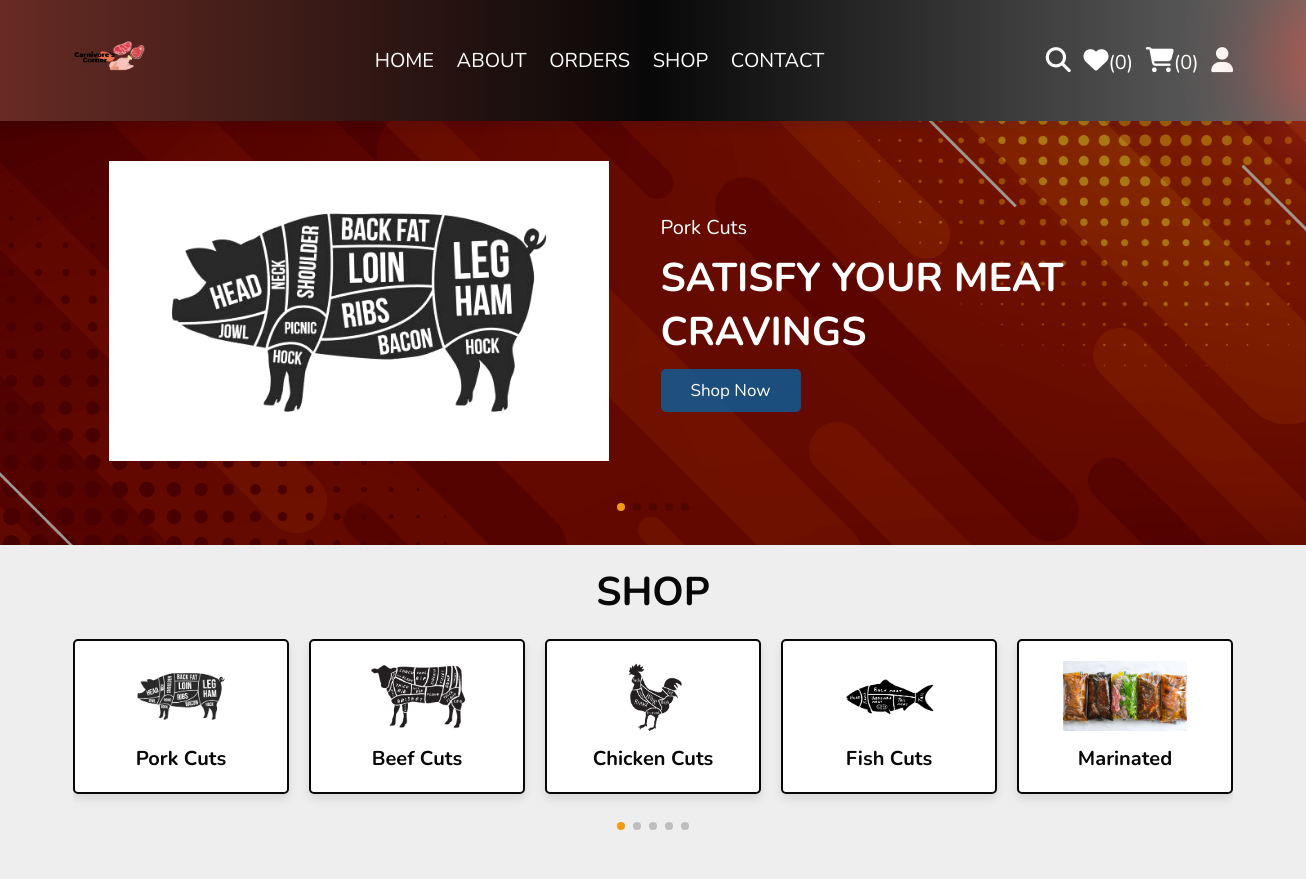
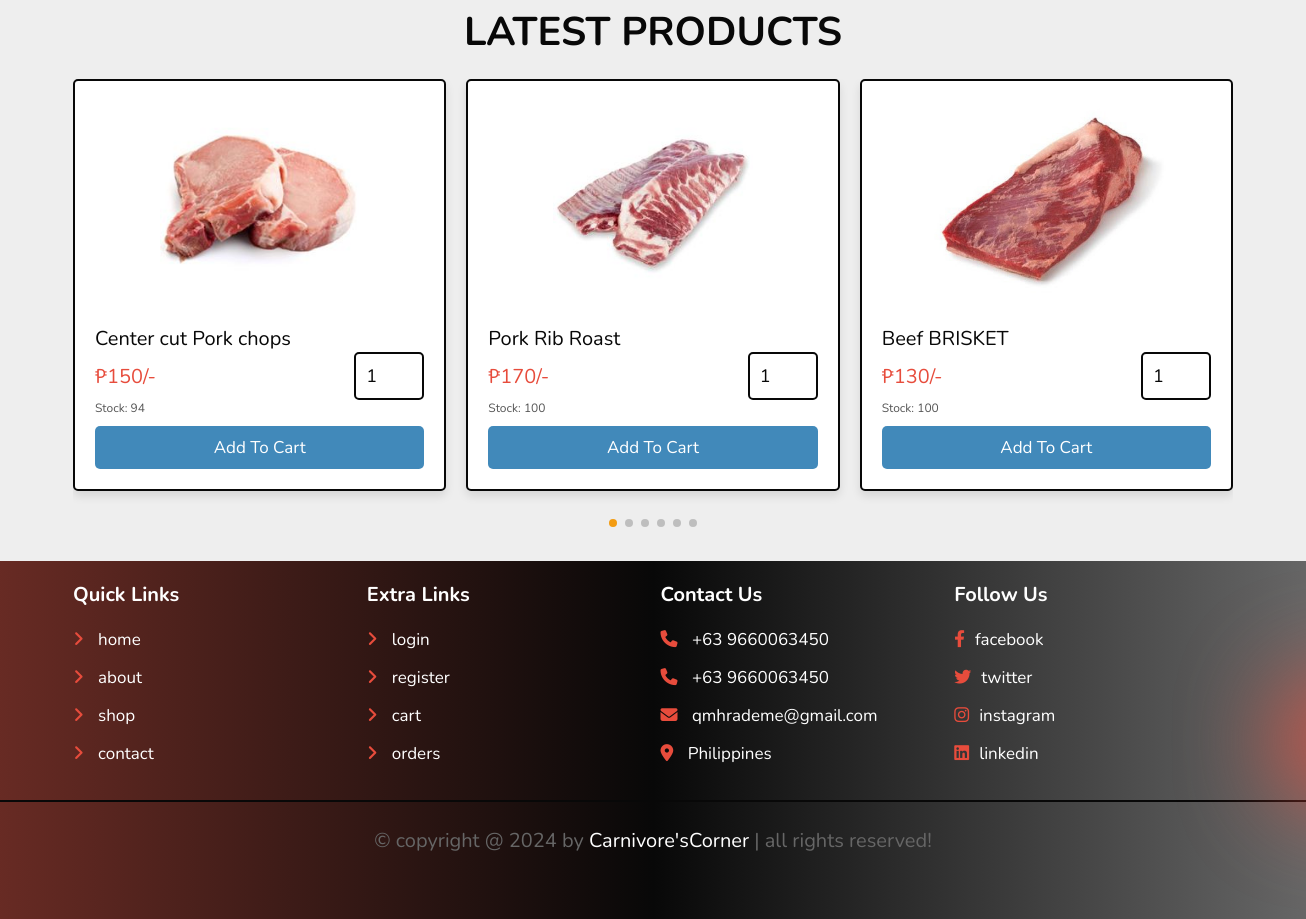
The app's page /home.php with its own data (2 pictures, top to bottom).
### tables this page shows
CREATE TABLE `products` (
  `id` int(100) NOT NULL,
  `name` varchar(100) NOT NULL,
  `details` varchar(500) NOT NULL,
  `price` int(10) NOT NULL,
  `image_01` varchar(100) NOT NULL,
  `image_02` varchar(100) NOT NULL,
  `image_03` varchar(100) NOT NULL,
  `stock` int(11) NOT NULL DEFAULT 0,
  `category` varchar(255) DEFAULT NULL,
  `created_at` timestamp NOT NULL DEFAULT current_timestamp()
);

### home.php (the view, shortened to what this page needs)
<?php
include 'components/connect.php';
?>
<!DOCTYPE html>
<html lang="en">
<head>
   <link rel="stylesheet" href="https://unpkg.com/swiper@8/swiper-bundle.min.css" />
   <link rel="stylesheet" href="https://cdnjs.cloudflare.com/ajax/libs/font-awesome/6.1.1/css/all.min.css">
   <link rel="stylesheet" href="css/style.css">
</head>
<body>
<?php include 'components/user_header.php'; ?>
<div class="home-bg">
<section class="home">
   <div class="swiper home-slider">
   <div class="swiper-wrapper">
   <div class="swiper-slide slide">
         <div class="image">
            <img src="Logos/pork_cut.png" alt="">
         </div>
         <div class="content">
            <span>Pork Cuts</span>
            <h3>Satisfy your Meat Cravings</h3>
            <a href="shop.php" class="btn">shop now</a>
         </div>
      </div>
   </div>
      <div class="swiper-pagination"></div>
   </div>
</section>
</div>
<section class="category">
   <h1 class="heading">SHOP</h1>
   <div class="swiper category-slider">
   <div class="swiper-wrapper">
   <a href="category.php?category=pork" class="swiper-slide slide">
      <img src="Logos/pork_cut.png" alt="">
      <h3>Pork Cuts</h3>
   </a>
   <a href="category.php?category=beef" class="swiper-slide slide">
      <img src="Logos/beef_cut.png" alt="">
      <h3>Beef Cuts</h3>
   </a>
   <a href="category.php?category=chicken" class="swiper-slide slide">
      <img src="Logos/chicken_cut.jpg" alt="">
      <h3>Chicken Cuts</h3>
   </a>
   <a href="category.php?category=fish" class="swiper-slide slide">
      <img src="Logos/fish_cut.png" alt="">
      <h3>Fish Cuts</h3>
   </a>
   <a href="category.php?category=marinated" class="swiper-slide slide">
      <img src="Logos/marinated.png" alt="">
      <h3>Marinated</h3>
   </a>
   </div>
   <div class="swiper-pagination"></div>
   </div>
</section>
<section class="home-products">
   <h1 class="heading">latest products</h1>
   <div class="swiper products-slider">
   <div class="swiper-wrapper">
   <?php
     $select_products = $conn->prepare("SELECT * FROM `products` LIMIT 6");
     $select_products->execute();
     if($select_products->rowCount() > 0){
      while($fetch_product = $select_products->fetch(PDO::FETCH_ASSOC)){
   ?>
  <form action="" method="post" class="swiper-slide slide">
    <img src="uploaded_img/<?= $fetch_product['image_01']; ?>" alt="">
    <div class="name"><?= $fetch_product['name']; ?></div>
    <div class="flex">
        <div class="price"><span>₱</span><?= $fetch_product['price']; ?><span>/-</span></div>
        <input type="number" name="qty" class="qty" min="1" max="99" onkeypress="if(this.value.length == 2) return false;" value="1">
    </div>
    <div class="stock" style="font-size: 1.2em; color: #555;">Stock: <?= $fetch_product['stock']; ?></div>
    <?php if ($fetch_product['stock'] > 0): ?>
        <input type="submit" value="add to cart" class="btn" name="add_to_cart">
    <?php else: ?>
        <input type="button" value="Out of Stock" class="btn disabled" style="background-color: gray;" onclick="alert('This product is out of stock');">
    <?php endif; ?>
</form>
   <?php
      }
   }else{
      echo '<p class="empty">no products added yet!</p>';
   }
   ?>
   </div>
   <div class="swiper-pagination"></div>
   </div>
</section>
<?php include 'components/footer.php'; ?>
</body>
</html>

### components/user_header.php (shortened to what this page needs)
<header class="header">
   <section class="flex">
   <a href="home.php" class="logo">
  <img src="images/LOGOT.png" alt="Go Cart Logo">
</a>
      <nav class="navbar">
         <a href="home.php">HOME</a>
         <a href="about.php">ABOUT</a>
         <a href="orders.php">ORDERS</a>
         <a href="shop.php">SHOP</a>
         <a href="contact.php">CONTACT</a>
      </nav>
      <div class="icons">
         <?php
            $count_wishlist_items = $conn->prepare("SELECT * FROM `wishlist` WHERE user_id = ?");
            $count_wishlist_items->execute([$user_id]);
            $total_wishlist_counts = $count_wishlist_items->rowCount();
            $count_cart_items = $conn->prepare("SELECT * FROM `cart` WHERE user_id = ?");
            $count_cart_items->execute([$user_id]);
            $total_cart_counts = $count_cart_items->rowCount();
         ?>
         <a href="search_page.php"><i class="fas fa-search"></i></a>
         <a href="wishlist.php"><i class="fas fa-heart"></i><span>(<?= $total_wishlist_counts; ?>)</span></a>
         <a href="cart.php"><i class="fas fa-shopping-cart"></i><span>(<?= $total_cart_counts; ?>)</span></a>
         <div id="user-btn" class="fas fa-user"></div>
      </div>
   </section>
</header>

### components/footer.php
<footer class="footer">
   <section class="grid">
      <div class="box">
         <h3>quick links</h3>
         <a href="home.php"> <i class="fas fa-angle-right"></i> home</a>
         <a href="about.php"> <i class="fas fa-angle-right"></i> about</a>
         <a href="shop.php"> <i class="fas fa-angle-right"></i> shop</a>
         <a href="contact.php"> <i class="fas fa-angle-right"></i> contact</a>
      </div>
      <div class="box">
         <h3>extra links</h3>
         <a href="user_login.php"> <i class="fas fa-angle-right"></i> login</a>
         <a href="user_register.php"> <i class="fas fa-angle-right"></i> register</a>
         <a href="cart.php"> <i class="fas fa-angle-right"></i> cart</a>
         <a href="orders.php"> <i class="fas fa-angle-right"></i> orders</a>
      </div>
      <div class="box">
         <h3>contact us</h3>
         <a href="tel:1234567890"><i class="fas fa-phone"></i> +63 9660063450</a>
         <a href="tel:11122233333"><i class="fas fa-phone"></i> +63 9660063450</a>
         <a href="mailto:shaikh@gmail.com"><i class="fas fa-envelope"></i> qmhrademe@gmail.com</a>
         <a href="https://www.google.com/myplace"><i class="fas fa-map-marker-alt"></i> Philippines </a>
      </div>
      <div class="box">
         <h3>follow us</h3>
         <a href="#"><i class="fab fa-facebook-f"></i>facebook</a>
         <a href="#"><i class="fab fa-twitter"></i>twitter</a>
         <a href="#"><i class="fab fa-instagram"></i>instagram</a>
         <a href="#"><i class="fab fa-linkedin"></i>linkedin</a>
      </div>
   </section>
   <div class="credit">&copy; copyright @ <?= date('Y'); ?> by <span>Carnivore'sCorner</span> | all rights reserved!</div>
</footer>

### records on screen
products: image_01 (picture), name "Center cut Pork chops", price "150", stock "94"
products: image_01 (picture), name "Pork Rib Roast", price "170", stock "100"
products: image_01 (picture), name "Beef BRISKET", price "130", stock "100"

### other values on screen
$total_wishlist_counts "0"
$total_cart_counts "0"
